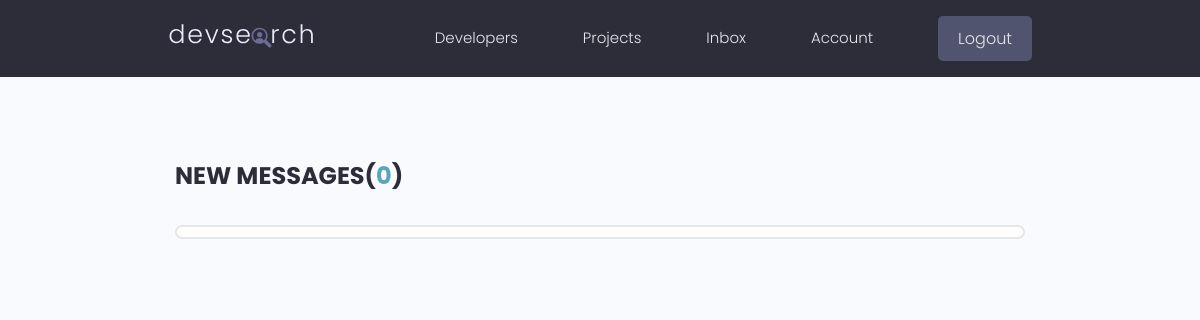
The page /inbox/ (signed in) on the database as committed earlier.
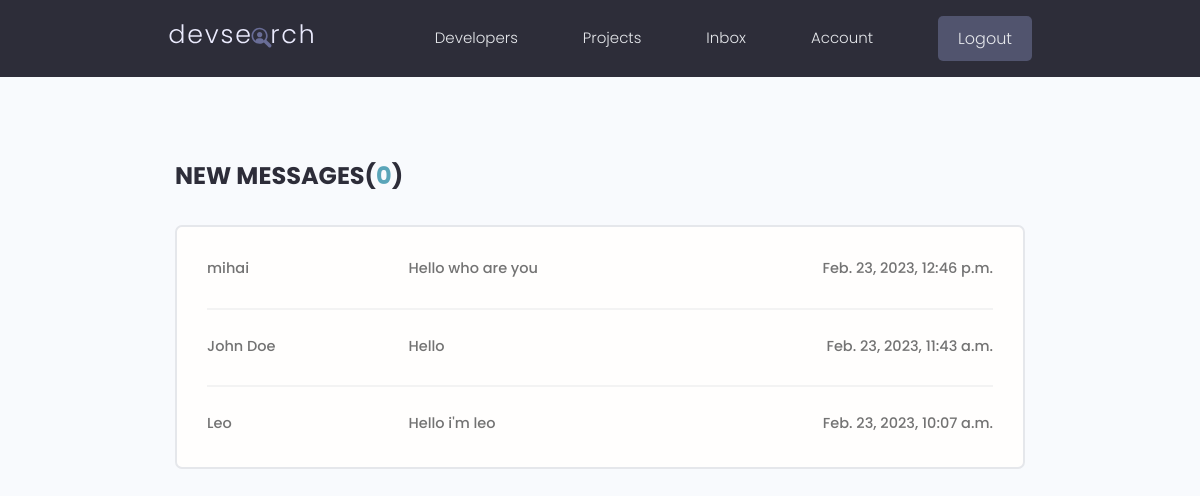
The same page on the database as committed later.
### users/models.py (models this page shows, shortened)
class Message(models.Model):
    sender = models.ForeignKey(
        Profile, on_delete=models.SET_NULL, null=True, blank=True)
    recipient = models.ForeignKey(
        Profile, on_delete=models.SET_NULL, null=True, blank=True, related_name="messages")
    name = models.CharField(max_length=200, null=True, blank=True)
    email = models.EmailField(max_length=200, null=True, blank=True)
    subject = models.CharField(max_length=200, null=True, blank=True)
    body = models.TextField()
    is_read = models.BooleanField(default=False, null=True)
    created = models.DateTimeField(auto_now_add=True)
    id = models.UUIDField(default=uuid.uuid4, unique=True,
                          primary_key=True, editable=False)
    class Meta:
        ordering = ['is_read', '-created']

### users/views.py (the view)
# urls.py: path('inbox/', views.inbox, name='inbox'),
@login_required(login_url='login')
def inbox(request):
    profile = request.user.profile
    messageRequests = profile.messages.all()
    unreadCount = messageRequests.filter(is_read=False).count
    context = {'messageRequests': messageRequests, 'unreadCount': unreadCount}
    return render(request, 'users/inbox.html', context)

### users/templates/users/inbox.html
{% extends 'main.html' %}
{% block body %}
<main class="inbox my-xl">
    <div class="content-box">
      <h3 class="inbox__title">New Messages(<span>{{unreadCount}}</span>)</h3>
      <ul class="messages">
        {% for message in messageRequests %}
          {% if message.is_read == False %}
            <li class="message message--unread">
          {% else %}
            <li class="message">
          {% endif %}
            <a href="{% url 'message' message.id %}">
              <span class="message__author">{{message.name}}</span>
              <span class="message__subject">{{message.subject}}</span>
              <span class="message__date">{{message.created}}</span>
            </a>
          </li>
        {% endfor %}
      </ul>
    </div>
</main>
{% endblock%}

Rows that differ between the two databases and show on the page:
added Message: name "mihai", subject "Hello who are you", created "Feb. 23, 2023, 12:46 p.m."
added Message: name "John Doe", subject "Hello", created "Feb. 23, 2023, 11:43 a.m."
added Message: name "Leo", subject "Hello i'm leo", created "Feb. 23, 2023, 10:07 a.m."
